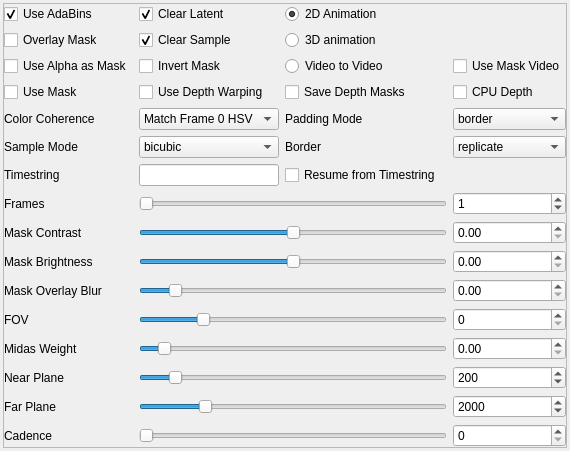
                        <widget class="QWidget" name="tab">
                         <property name="sizePolicy">
                          <sizepolicy hsizetype="Expanding" vsizetype="Preferred">
                           <horstretch>0</horstretch>
                           <verstretch>0</verstretch>
                          </sizepolicy>
                         </property>
                         <attribute name="title">
                          <string>3d / Mask / Other</string>
                         </attribute>
                         <layout class="QVBoxLayout" name="verticalLayout_5">
                          <property name="leftMargin">
                           <number>3</number>
                          </property>
                          <property name="topMargin">
                           <number>3</number>
                          </property>
                          <property name="rightMargin">
                           <number>3</number>
                          </property>
                          <property name="bottomMargin">
                           <number>3</number>
                          </property>
                          <item>
                           <widget class="QFrame" name="frame_7">
                            <property name="sizePolicy">
                             <sizepolicy hsizetype="Expanding" vsizetype="Preferred">
                              <horstretch>0</horstretch>
                              <verstretch>0</verstretch>
                             </sizepolicy>
                            </property>
                            <property name="frameShape">
                             <enum>QFrame::StyledPanel</enum>
                            </property>
                            <property name="frameShadow">
                             <enum>QFrame::Raised</enum>
                            </property>
                            <layout class="QGridLayout" name="gridLayout_11">
                             <property name="leftMargin">
                              <number>0</number>
                             </property>
                             <property name="topMargin">
                              <number>0</number>
                             </property>
                             <property name="rightMargin">
                              <number>0</number>
                             </property>
                             <property name="bottomMargin">
                              <number>0</number>
                             </property>
                             <item row="0" column="0">
                              <widget class="QCheckBox" name="adabins">
                               <property name="text">
                                <string>Use AdaBins</string>
                               </property>
                               <property name="checked">
                                <bool>true</bool>
                               </property>
                              </widget>
                             </item>
                             <item row="1" column="0">
                              <widget class="QCheckBox" name="overlay_mask">
                               <property name="text">
                                <string>Overlay Mask</string>
                               </property>
                              </widget>
                             </item>
                             <item row="2" column="0">
                              <widget class="QCheckBox" name="use_alpha_as_mask">
                               <property name="text">
                                <string>Use Alpha as Mask</string>
                               </property>
                              </widget>
                             </item>
                             <item row="3" column="0">
                              <widget class="QCheckBox" name="use_mask">
                               <property name="text">
                                <string>Use Mask</string>
                               </property>
                              </widget>
                             </item>
                             <item row="7" column="0">
                              <widget class="QLabel" name="label_55">
                               <property name="text">
                                <string>Frames</string>
                               </property>
                              </widget>
                             </item>
                             <item row="7" column="1" colspan="3">
                              <widget class="QSlider" name="max_frames_slider">
                               <property name="minimum">
                                <number>1</number>
                               </property>
                               <property name="maximum">
                                <number>5000</number>
                               </property>
                               <property name="value">
                                <number>1</number>
                               </property>
                               <property name="orientation">
                                <enum>Qt::Horizontal</enum>
                               </property>
                              </widget>
                             </item>
                             <item row="7" column="4">
                              <widget class="QSpinBox" name="max_frames">
                               <property name="maximum">
                                <number>3000</number>
                               </property>
                               <property name="value">
                                <number>1</number>
                               </property>
                              </widget>
                             </item>
                             <item row="9" column="0">
                              <widget class="QLabel" name="label_51">
                               <property name="text">
                                <string>Mask Brightness</string>
                               </property>
                              </widget>
                             </item>
                             <item row="1" column="2">
                              <widget class="QRadioButton" name="anim3D">
                               <property name="text">
                                <string>3D animation</string>
                               </property>
                              </widget>
                             </item>
                             <item row="15" column="1" colspan="3">
                              <widget class="QSlider" name="midas_weight_slider">
                               <property name="maximum">
                                <number>1000</number>
                               </property>
                               <property name="value">
                                <number>60</number>
                               </property>
                               <property name="orientation">
                                <enum>Qt::Horizontal</enum>
                               </property>
                              </widget>
                             </item>
                             <item row="11" column="0">
                              <widget class="QLabel" name="label_53">
                               <property name="text">
                                <string>Mask Overlay Blur</string>
                               </property>
                              </widget>
                             </item>
                             <item row="8" column="1" colspan="3">
                              <widget class="QSlider" name="mask_contrast_slider">
                               <property name="maximum">
                                <number>2000</number>
                               </property>
                               <property name="value">
                                <number>1000</number>
                               </property>
                               <property name="sliderPosition">
                                <number>1000</number>
                               </property>
                               <property name="orientation">
                                <enum>Qt::Horizontal</enum>
                               </property>
                              </widget>
                             </item>
                             <item row="13" column="0">
                              <widget class="QLabel" name="label_50">
                               <property name="text">
                                <string>FOV</string>
                               </property>
                              </widget>
                             </item>
                             <item row="8" column="0">
                              <widget class="QLabel" name="label_56">
                               <property name="text">
                                <string>Mask Contrast</string>
                               </property>
                              </widget>
                             </item>
                             <item row="19" column="0">
                              <widget class="QLabel" name="label_52">
                               <property name="text">
                                <string>Far Plane</string>
                               </property>
                              </widget>
                             </item>
                             <item row="0" column="2">
                              <widget class="QRadioButton" name="anim2D">
                               <property name="text">
                                <string>2D Animation</string>
                               </property>
                               <property name="checked">
                                <bool>true</bool>
                               </property>
                              </widget>
                             </item>
                             <item row="0" column="1">
                              <widget class="QCheckBox" name="clear_latent">
                               <property name="text">
                                <string>Clear Latent</string>
                               </property>
                               <property name="checked">
                                <bool>true</bool>
                               </property>
                              </widget>
                             </item>
                             <item row="1" column="1">
                              <widget class="QCheckBox" name="clear_sample">
                               <property name="text">
                                <string>Clear Sample</string>
                               </property>
                               <property name="checked">
                                <bool>true</bool>
                               </property>
                              </widget>
                             </item>
                             <item row="15" column="0">
                              <widget class="QLabel" name="label_48">
                               <property name="text">
                                <string>Midas Weight</string>
                               </property>
                              </widget>
                             </item>
                             <item row="2" column="1">
                              <widget class="QCheckBox" name="invert_mask">
                               <property name="text">
                                <string>Invert Mask</string>
                               </property>
                              </widget>
                             </item>
                             <item row="17" column="1" colspan="3">
                              <widget class="QSlider" name="near_plane_slider">
                               <property name="maximum">
                                <number>2000</number>
                               </property>
                               <property name="value">
                                <number>200</number>
                               </property>
                               <property name="orientation">
                                <enum>Qt::Horizontal</enum>
                               </property>
                              </widget>
                             </item>
                             <item row="2" column="2">
                              <widget class="QRadioButton" name="animVid">
                               <property name="text">
                                <string>Video to Video</string>
                               </property>
                              </widget>
                             </item>
                             <item row="11" column="1" colspan="3">
                              <widget class="QSlider" name="mask_overlay_blur_slider">
                               <property name="maximum">
                                <number>1000</number>
                               </property>
                               <property name="value">
                                <number>100</number>
                               </property>
                               <property name="orientation">
                                <enum>Qt::Horizontal</enum>
                               </property>
                              </widget>
                             </item>
                             <item row="13" column="1" colspan="3">
                              <widget class="QSlider" name="fov_slider">
                               <property name="maximum">
                                <number>360</number>
                               </property>
                               <property name="value">
                                <number>70</number>
                               </property>
                               <property name="orientation">
                                <enum>Qt::Horizontal</enum>
                               </property>
                              </widget>
                             </item>
                             <item row="9" column="1" colspan="3">
                              <widget class="QSlider" name="mask_brightness_slider">
                               <property name="maximum">
                                <number>2000</number>
                               </property>
                               <property name="value">
                                <number>1000</number>
                               </property>
                               <property name="orientation">
                                <enum>Qt::Horizontal</enum>
                               </property>
                              </widget>
                             </item>
                             <item row="17" column="0">
                              <widget class="QLabel" name="label_49">
                               <property name="text">
                                <string>Near Plane</string>
                               </property>
                              </widget>
                             </item>
                             <item row="19" column="1" colspan="3">
                              <widget class="QSlider" name="far_plane_slider">
                               <property name="maximum">
                                <number>10000</number>
                               </property>
                               <property name="value">
                                <number>2000</number>
                               </property>
                               <property name="orientation">
                                <enum>Qt::Horizontal</enum>
                               </property>
                              </widget>
                             </item>
                             <item row="8" column="4">
                              <widget class="QDoubleSpinBox" name="mask_contrast"/>
                             </item>
                             <item row="21" column="1" colspan="3">
                              <widget class="QSlider" name="diffusion_cadence_slider">
                               <property name="maximum">
                                <number>50</number>
                               </property>
                               <property name="pageStep">
                                <number>0</number>
                               </property>
                               <property name="orientation">
                                <enum>Qt::Horizontal</enum>
                               </property>
                              </widget>
                             </item>
                             <item row="21" column="0">
                              <widget class="QLabel" name="label_54">
                               <property name="text">
                                <string>Cadence</string>
                               </property>
                              </widget>
                             </item>
                             <item row="21" column="4">
                              <widget class="QSpinBox" name="diffusion_cadence">
                               <property name="maximum">
                                <number>50</number>
                               </property>
                              </widget>
                             </item>
                             <item row="17" column="4">
                              <widget class="QSpinBox" name="near_plane">
                               <property name="maximum">
                                <number>2000</number>
                               </property>
                               <property name="value">
                                <number>200</number>
                               </property>
                              </widget>
                             </item>
                             <item row="19" column="4">
                              <widget class="QSpinBox" name="far_plane">
                               <property name="maximum">
                                <number>10000</number>
                               </property>
                               <property name="value">
                                <number>2000</number>
                               </property>
                              </widget>
                             </item>
                             <item row="9" column="4">
                              <widget class="QDoubleSpinBox" name="mask_brightness"/>
                             </item>
                             <item row="13" column="4">
                              <widget class="QSpinBox" name="fov"/>
                             </item>
                             <item row="11" column="4">
                              <widget class="QDoubleSpinBox" name="mask_overlay_blur"/>
                             </item>
                             <item row="15" column="4">
                              <widget class="QDoubleSpinBox" name="midas_weight"/>
                             </item>
                             <item row="5" column="1">
                              <widget class="QComboBox" name="sampling_mode">
                               <item>
                                <property name="text">
                                 <string>bicubic</string>
                                </property>
                               </item>
                               <item>
                                <property name="text">
                                 <string>bilinear</string>
                                </property>
                               </item>
                               <item>
                                <property name="text">
                                 <string>nearest</string>
                                </property>
                               </item>
                              </widget>
                             </item>
                             <item row="4" column="1">
                              <widget class="QComboBox" name="color_coherence">
                               <item>
                                <property name="text">
                                 <string>Match Frame 0 HSV</string>
                                </property>
                               </item>
                               <item>
                                <property name="text">
                                 <string>Match Frame 0 LAB</string>
                                </property>
                               </item>
                               <item>
                                <property name="text">
                                 <string>Match Frame 0 RGB</string>
                                </property>
                               </item>
                               <item>
                                <property name="text">
                                 <string>None</string>
                                </property>
                               </item>
                              </widget>
                             </item>
                             <item row="4" column="0">
                              <widget class="QLabel" name="label_62">
                               <property name="text">
                                <string>Color Coherence</string>
                               </property>
                              </widget>
                             </item>
                             <item row="3" column="1">
                              <widget class="QCheckBox" name="use_depth_warping">
                               <property name="text">
                                <string>Use Depth Warping</string>
                               </property>
                              </widget>
                             </item>
                             <item row="4" column="2">
                              <widget class="QLabel" name="label_63">
                               <property name="text">
                                <string>Padding Mode</string>
                               </property>
                              </widget>
                             </item>
                             <item row="4" column="4">
                              <widget class="QComboBox" name="padding_mode">
                               <item>
                                <property name="text">
                                 <string>border</string>
                                </property>
                               </item>
                               <item>
                                <property name="text">
                                 <string>reflection</string>
                                </property>
                               </item>
                               <item>
                                <property name="text">
                                 <string>zeros</string>
                                </property>
                               </item>
                              </widget>
                             </item>
                             <item row="5" column="0">
                              <widget class="QLabel" name="label_64">
                               <property name="text">
                                <string>Sample Mode</string>
                               </property>
                              </widget>
                             </item>
                             <item row="3" column="4">
                              <widget class="QCheckBox" name="cpudepth">
                               <property name="text">
                                <string>CPU Depth</string>
                               </property>
                              </widget>
                             </item>
                             <item row="3" column="2">
                              <widget class="QCheckBox" name="save_depth_maps">
                               <property name="text">
                                <string>Save Depth Masks</string>
                               </property>
                              </widget>
                             </item>
                             <item row="2" column="4">
                              <widget class="QCheckBox" name="use_mask_video">
                               <property name="text">
                                <string>Use Mask Video</string>
                               </property>
                              </widget>
                             </item>
                             <item row="6" column="1">
                              <widget class="QLineEdit" name="resume_timestring"/>
                             </item>
                             <item row="6" column="0">
                              <widget class="QLabel" name="label_65">
                               <property name="text">
                                <string>Timestring</string>
                               </property>
                              </widget>
                             </item>
                             <item row="6" column="2">
                              <widget class="QCheckBox" name="resume_from_timestring">
                               <property name="text">
                                <string>Resume from Timestring</string>
                               </property>
                              </widget>
                             </item>
                             <item row="5" column="4">
                              <widget class="QComboBox" name="border">
                               <item>
                                <property name="text">
                                 <string>replicate</string>
                                </property>
                               </item>
                               <item>
                                <property name="text">
                                 <string>wrap</string>
                                </property>
                               </item>
                              </widget>
                             </item>
                             <item row="5" column="2">
                              <widget class="QLabel" name="label_66">
                               <property name="text">
                                <string>Border</string>
                               </property>
                              </widget>
                             </item>
                            </layout>
                           </widget>
                          </item>
                         </layout>
                        </widget>
